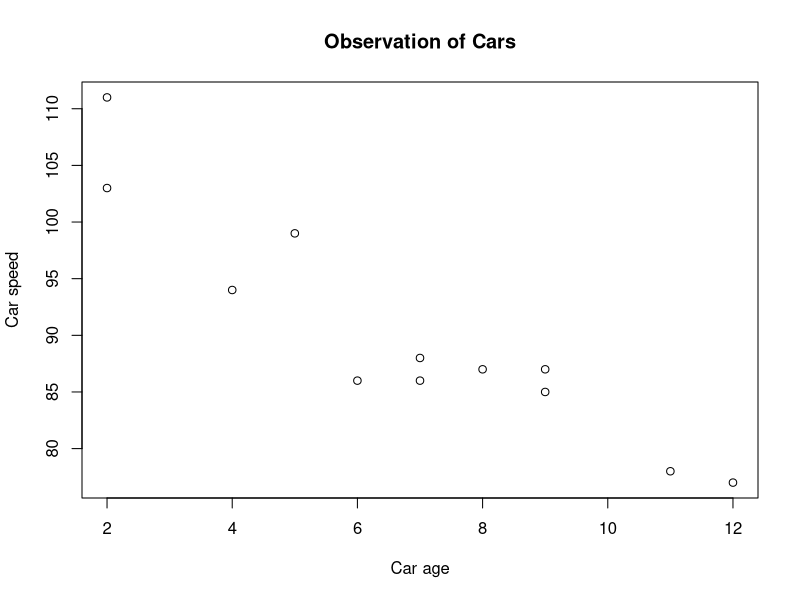
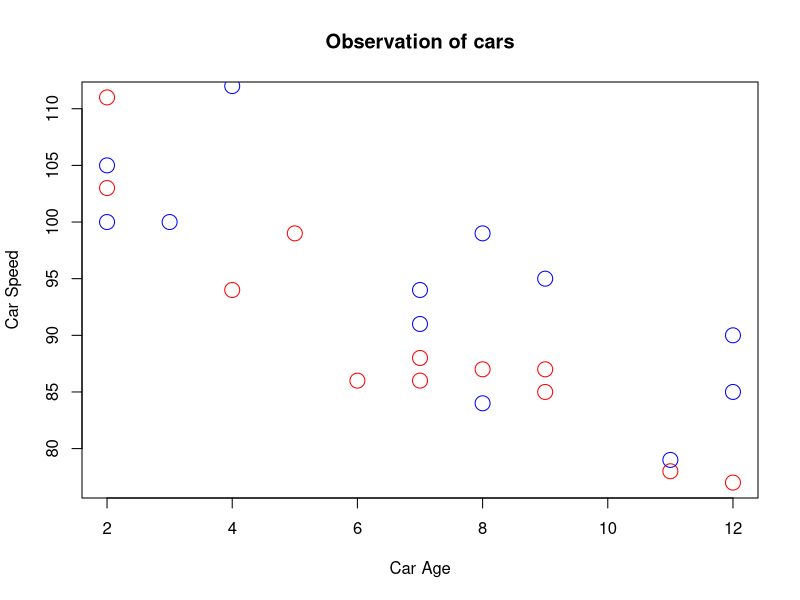

Source code (R) for these figures, in order:
#scatter plots are used to display relationships between two numerical variables.
x <- c(5,7,8,7,2,2,9,4,11,12,9,6)
y <- c(99,86,87,88,111,103,87,94,78,77,85,86)

plot(x, y, main="Observation of Cars", xlab="Car age", ylab="Car speed")

#Compare plots.
# day one, the age and speed of 12 cars:
x1 <- c(5,7,8,7,2,2,9,4,11,12,9,6)
y1 <- c(99,86,87,88,111,103,87,94,78,77,85,86)

# day two, the age and speed of 15 cars:
x2 <- c(2,2,8,1,15,8,12,9,7,3,11,4,7,14,12)
y2 <- c(100,105,84,105,90,99,90,95,94,100,79,112,91,80,85)

plot(x1, y1, main="Observation of cars", xlab="Car Age", ylab="Car Speed",
col="red", cex=2)
points(x2, y2, col="blue", cex=2)